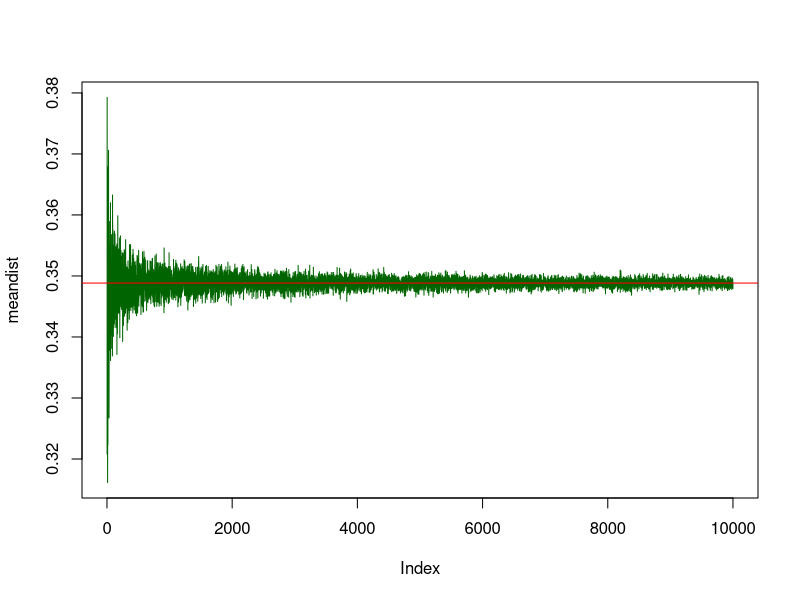
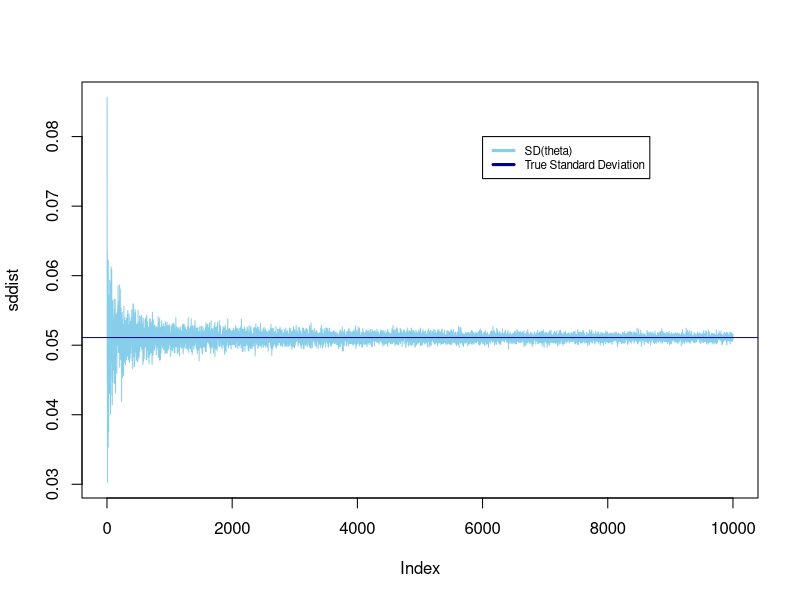
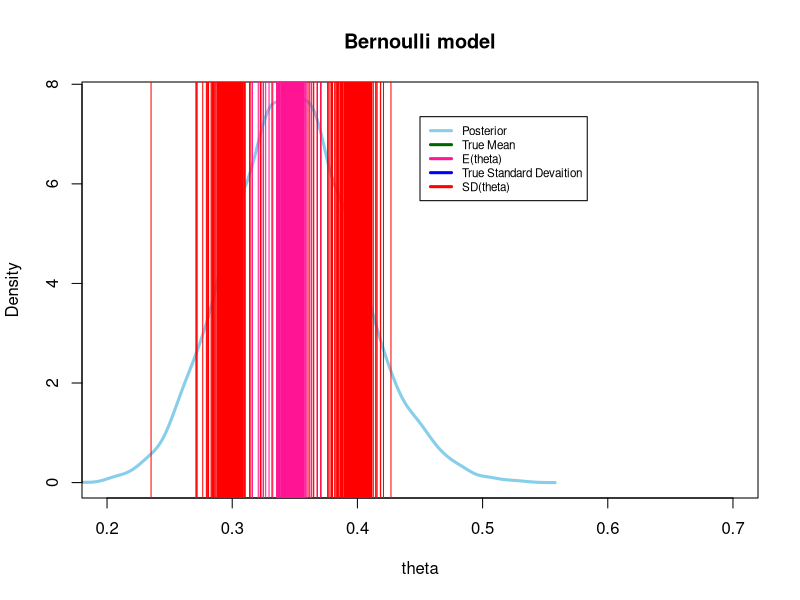
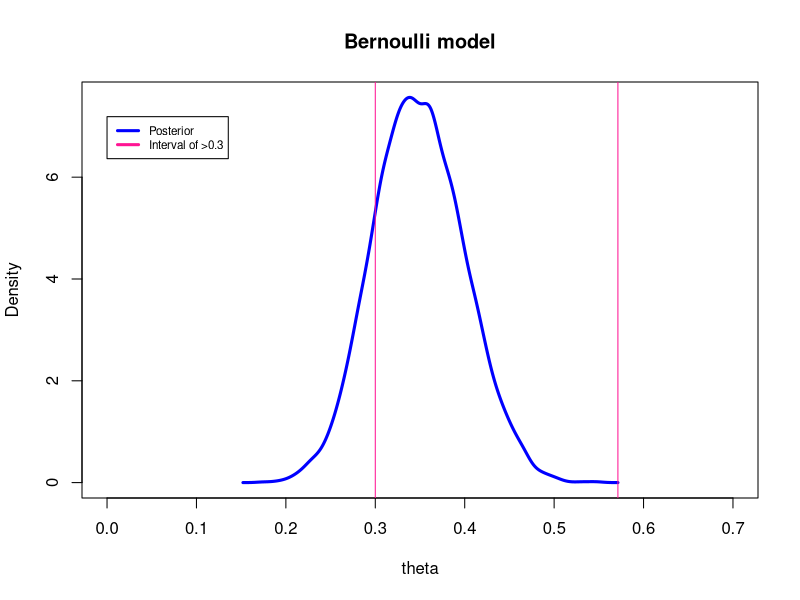
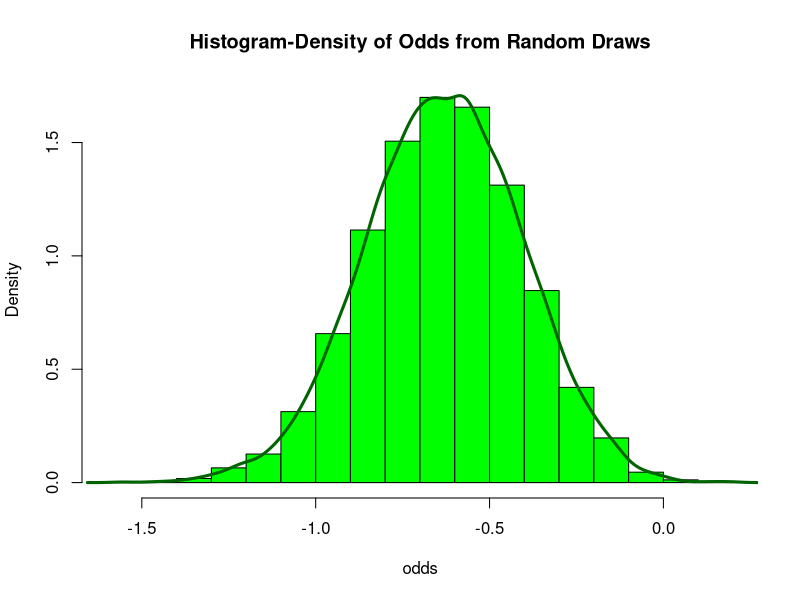

Write the R code that produced these figures, in order. (Note: this script raises an error after producing the figures.)
#1.a

#Trial information
n= 70
s= 22
f= n-s

#Beta Prior
a= 8
b=8

nDraws = 10000


  newalpha <- a+s
  newbeta <- b+f
  
  truemean <- newalpha/(newalpha+newbeta)
  truesd <- sqrt((newalpha*newbeta)/((newalpha+newbeta+1)*(newalpha+newbeta)^2))
  meandist <- c()
  sddist <- c()
  
  for(i in 2:nDraws ){
    posterior = rbeta(i, a+s, b+f)
    meandist[i] <- mean(posterior)
    sddist[i] <- sd(posterior)
  }
  

#mean convergence
plot(meandist, type = 'l', col = "darkgreen")
abline(h= truemean, col="red")
legend(x = 6000 ,y = 0.4, 
       legend = c("E(theta)","True Mean"), 
       col = c("darkgreen","red"), lwd = c(3,3,3), cex = 0.7)

#sd convergence
plot(sddist, type = 'l', col = "skyblue")
abline(h= truesd, col="darkblue")
legend(x = 6000 ,y = 0.08, 
       legend = c("SD(theta)","True Standard Deviation"), 
       col = c("skyblue","darkblue"), lwd = c(3,3,3), cex = 0.7)

#general density representation
plot( density(posterior)$x, density(posterior)$y , type = 'l', lwd = 3, col = "skyblue", xlim = c(0.2,.7),
      xlab = "theta", ylab = 'Density', main = 'Bernoulli model')
abline(v= truemean, lwd= 1, col = "darkgreen")
abline(v= meandist, lwd= 1, col = "deeppink")
abline(v= c(truemean - truesd, truemean+truesd), lwd=1 , col= "blue")
abline(v= c(meandist-sddist, meandist+sddist), lwd= 1, col = "red")
legend(x = 0.45, y = max(density(posterior)$y)*0.95, 
       legend = c("Posterior", "True Mean", "E(theta)", "True Standard Devaition", "SD(theta)"), 
       col = c("skyblue","darkgreen","deeppink","blue","red"), lwd = c(3,3,3), cex = 0.7)


#1.b

posterior <- rbeta(nDraws, a+s, b+f)
sampleProbabilityofpoint3 <- sum(posterior>0.3)/nDraws
ActualProbabilityofpoint3 <- 1- pbeta(0.3,a+s, b+f)

plot( density(posterior)$x, density(posterior)$y , type = 'l', lwd = 3, col = "blue", xlim = c(0,.7),
      xlab = "theta", ylab = 'Density', main = 'Bernoulli model')
abline(v= c(0.3,max(density(posterior)$x)), lwd= 1, col = "deeppink")
legend(x = 0, y = max(density(posterior)$y)*0.95, 
       legend = c("Posterior", "Interval of >0.3"), 
       col = c("blue","deeppink"), lwd = c(3,3,3), cex = 0.7)

#1.c

odds = log(posterior/(1- posterior))
hist(odds, prob=T, col = "green",main= "Histogram-Density of Odds from Random Draws")
lines(density(odds), lwd=3, col="darkgreen")



#Assignment 2
#2a
y= c(33, 24, 48, 32, 55, 74, 23)
val = 10000
mu = 3.6
n = length(y)

tau_sq <- function(y, mu){
  
  t2 = sum((log(y)-mu)^2)/n
  return(t2)
}

tau2 <- tau_sq(y, mu)

posterior1 <- rinvchisq(val, n, tau2)
dfpost1 <- data.frame(x=posterior1)

ggplot(dfpost1,aes(x))+
  geom_histogram(aes(y=after_stat(density)), binwidth = 0.04, fill="skyblue", color="black", alpha=0.5)+
  geom_density(color="red", linewidth=0.7)+
  scale_x_continuous(limits = c(0,1))+
  labs(title = "posterior distribution of sigma^2")

#2b
gini <- 2*pnorm(sqrt(posterior1)/sqrt(2))-1
dfgini <- data.frame(x=gini)
ggplot(dfgini, aes(x))+
  geom_histogram(aes(y=after_stat(density)), binwidth = 0.04, fill="skyblue", color="black", alpha=0.5)+
  geom_density(color="red", linewidth=0.7)+
  scale_x_continuous(limits = c(0,1))+
  labs(title = "Gini coefficent")

#2c
equaltint <- quantile(gini,c(0.025,0.975))
df <- with(density(dfgini$x), data.frame(x,y))
df1<-df%>%filter(x<equaltint[1])
df2<-df%>%filter(x>equaltint[2])
ggplot()+
  geom_density(data=dfgini,aes(x=x),color='skyblue',fill="skyblue",alpha=0.5)+
  geom_area(data=df1,aes(x=x,y=y),fill="red",alpha=0.5)+
  geom_area(data=df2,aes(x=x,y=y),fill="red",alpha=0.5)+
  annotate(geom='text',x=equaltint[1],y=-0.2,label='2.5%')+
  annotate(geom='text',x=equaltint[2],y=-0.2,label='97.5%')+
  labs(title="95% equal tail credible interval")

#2d
dens_gini=density(gini)
plot(dens_gini)
sortdens_gini=sort(dens_gini$y,decreasing = TRUE)
sumdens_gini=sum(dens_gini$y)
cum_sum=0
i=1
while(cum_sum<0.95){
  cum_sum=cum_sum+(sortdens_gini[i]/sumdens_gini)
  i=i+1
}
cat('The highest density in the HPDI:',sortdens_gini[i])

hpdi=HPDinterval(as.mcmc(gini),prob=0.95)
hpdi

dat_int=dens_gini$x[dens_gini$y<=sortdens_gini[i]]
dat=with(density(dfgini$x),data.frame(x,y))
dat1=dat%>%filter(x%in%dat_int)
ggplot()+
  geom_density(data=dfgini,aes(x=x),color='red',fill="skyblue",alpha=0.5)+
  geom_area(data=dat1,aes(x=x,y=y),fill="magenta",alpha=0.5)+
  labs(title="95% HPDInterval",tag='Fig 2.4')+
  geom_vline(xintercept = hpdi[1],color='red')+
  geom_vline(xintercept = hpdi[2],color='red')+
  geom_hline(yintercept = sortdens_gini[i],color='red')+
  annotate(geom='text',x=hpdi[2]+0.05,y=sortdens_gini[i]+0.2,label='95% Highest Posterior Density')
Interval=data.frame("lower"=c(equaltint[1],hpdi[1]),"upper"=c(equaltint[2],hpdi[2]))
rownames(Interval)=c("equal tail credible interval","HPDI")
Interval

#Assignment 3
#3a 
posterior=function(k,y,mu,l){
  prod=1
  for(i in 1:length(y)){
    prod=prod*(exp(k*cos(y[i]-mu))/(2*pi*besselI(k,0)))
  }
  p=prod*l*exp(-l*k)
  return(p)
}
y=c(-2.79,2.33,1.83,-2.44,2.23,2.33,2.07,2.02,2.14,2.54)
mu=2.4
l=0.5
prob=sapply(seq(0,10,0.01), posterior,y=y,mu=mu,l=l)
prob=prob/sum(prob)*100
dfplot=data.frame(x=seq(0,10,0.01),y=prob)
ggplot(data=dfplot)+geom_line(aes(x=x,y=y))+
  labs(title='Posterior Distribution of K',subtitle=' for the Wind Direction Data',
       x='K',y='Prob')

#3b
approxPost=function(k){
  y=c(-2.79,2.33,1.83,-2.44,2.23,2.33,2.07,2.02,2.14,2.54)
  mu=2.4
  l=0.5
  prod=1
  for(i in 1:length(y)){
    prod=prod*(exp(k*cos(y[i]-mu))/(2*pi*besselI(k,0)))
  }
  p=prod*l*exp(-l*k)
  return(-p)
}
mode=optim(par=2.5,fn=approxPost,method=c('Brent'),lower=0,upper=10)
ggplot(data=dfplot)+geom_line(aes(x=x,y=y))+
  labs(title='Posterior Distribution of K',subtitle=sprintf('The mode is %f',mode$par),
       x='K',y='Prob')+
  geom_vline(xintercept = mode$par,color='red')+
  annotate(geom='text',x=mode$par+0.5,y=0.1,label='mode',color='red')

